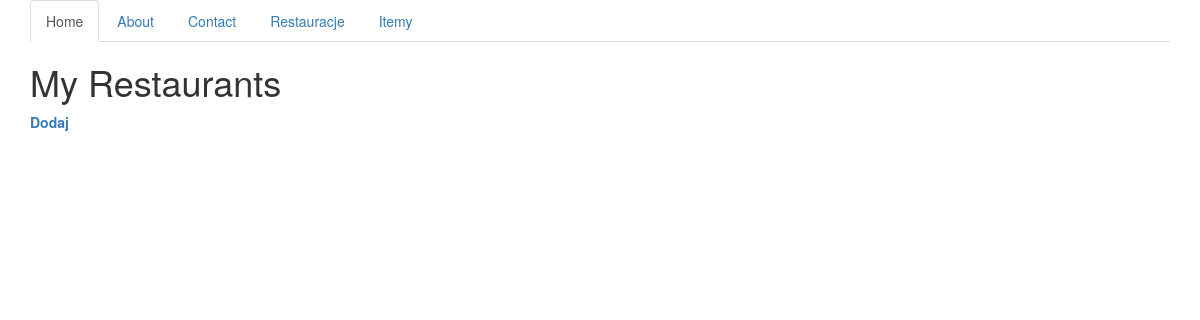
Page /restaurants/ (signed in) on the earlier database version.
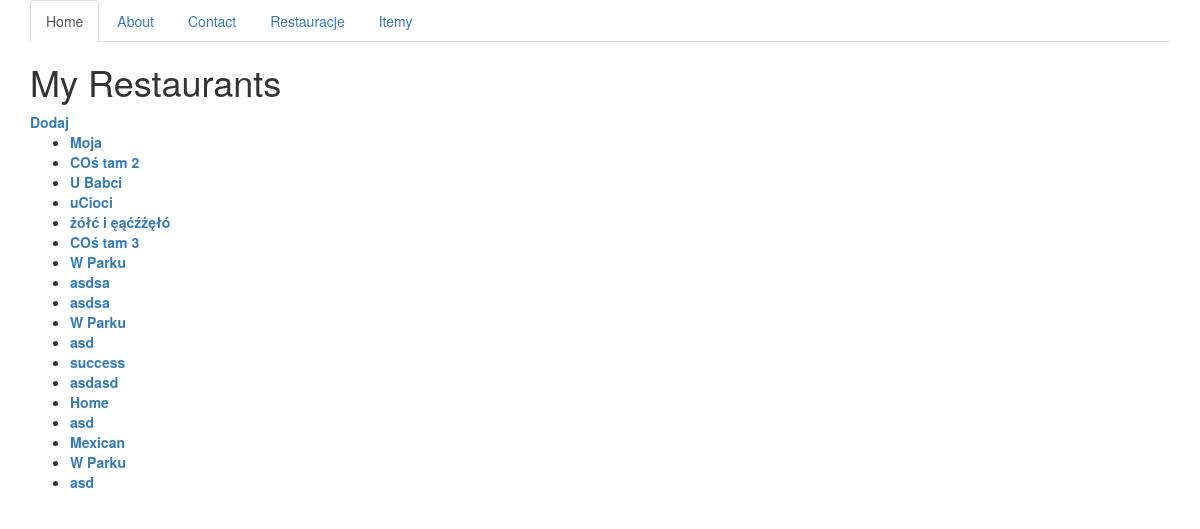
Same page on the later database version.
### restaurants/models.py (models this page shows, shortened)
class RestaurantLocation(models.Model):
    owner = models.ForeignKey(User)
    name = models.CharField(max_length=120)
    location = models.CharField(max_length=120, null=True, blank=True)
    category = models.CharField(max_length=120, null=True, blank=True, validators=[validate_category])
    timestamp = models.DateTimeField(auto_now_add=True)
    updated = models.DateTimeField(auto_now=True)
    slug = models.SlugField(null=True, blank=True)
    def __str__(self):
        return self.name
    def get_absolute_url(self):
        return reverse('restaurants:detail', kwargs={'slug': self.slug})

### restaurants/views.py (the view)
class RestaurantsListView(LoginRequiredMixin, ListView):
    def get_queryset(self):
        queryset = RestaurantLocation.objects.filter(owner=self.request.user)
        return queryset

### restaurants/templates/restaurants/restaurantlocation_list.html (shortened to what this page needs)
{% extends 'base.html' %}
{% block content %}
    <h1>My Restaurants</h1> <strong><a href="{% url "restaurants:create" %}">Dodaj</a</strong>
    <ul>
    {% for restaurant in object_list %}
        <li><a href="{{ restaurant.get_absolute_url }}"> {{ restaurant }} </a></li>
    {% endfor %}
    </ul>
{% endblock %}

Differences in the rows shown:
now on this page (row edited): RestaurantLocation: name "Moja"
now on this page (row edited): RestaurantLocation: name "COś tam 2"
now on this page (row edited): RestaurantLocation: name "U Babci"
now on this page (row edited): RestaurantLocation: name "uCioci"
now on this page (row edited): RestaurantLocation: name "żółć i ęąćźżęłó"
now on this page (row edited): RestaurantLocation: name "COś tam 3"
now on this page (row edited): RestaurantLocation: name "W Parku"
now on this page (row edited): RestaurantLocation: name "asdsa"
now on this page (row edited): RestaurantLocation: name "asdsa"
now on this page (row edited): RestaurantLocation: name "W Parku"
now on this page (row edited): RestaurantLocation: name "asd"
now on this page (row edited): RestaurantLocation: name "success"
now on this page (row edited): RestaurantLocation: name "asdasd"
added RestaurantLocation: name "Home"
added RestaurantLocation: name "asd"
added RestaurantLocation: name "Mexican"
added RestaurantLocation: name "W Parku"
added RestaurantLocation: name "asd"
